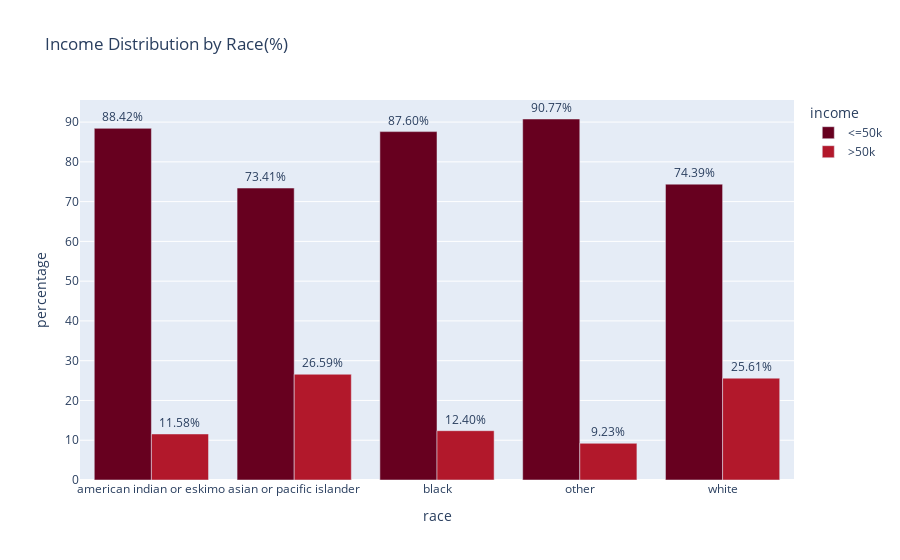

The notebook cell this image was saved under:
### Code cell
fig= px.bar(
    adult_df_income_race,
    x = 'race',
    y = 'percentage',
    color= 'income',
    title='Income Distribution by Race(%)',
    barmode = 'group',
    height=400,
    text= 'percentage',
    color_discrete_sequence=px.colors.sequential.RdBu,
)
fig.update_traces(texttemplate='%{text:.2f}%')
fig.update_traces(textposition='outside')
fig.update_layout()
fig.show()
fig.write_image(os.path.join(results_dir,'income_distribution_Native_region_race_chart.jpg'))
fig.write_image(os.path.join(results_dir,'income_distribution_Native_region_race_chart.png'))
fig.write_html(os.path.join(results_dir,'income_distribution_Native_region_race_chart.html'))

### Figure 1 — Plotly figure (JSON) as saved in the notebook; plotly's stock layout.template omitted (floating-point values rounded to 4 significant figures)
{"data": [{"alignmentgroup": "True", "hovertemplate": "income=<=50k<br>race=%{x}<br>percentage=%{text}<extra></extra>", "legendgroup": "<=50k", "marker": {"color": "rgb(103,0,31)", "pattern": {"shape": ""}}, "name": "<=50k", "offsetgroup": "<=50k", "orientation": "v", "showlegend": true, "text": [88.42, 73.41, 87.6, 90.77, 74.39], "textposition": "outside", "texttemplate": "%{text:.2f}%", "type": "bar", "x": ["american indian or eskimo", "asian or pacific islander", "black", "other", "white"], "xaxis": "x", "y": [88.42, 73.41, 87.6, 90.77, 74.39], "yaxis": "y"}, {"alignmentgroup": "True", "hovertemplate": "income=>50k<br>race=%{x}<br>percentage=%{text}<extra></extra>", "legendgroup": ">50k", "marker": {"color": "rgb(178,24,43)", "pattern": {"shape": ""}}, "name": ">50k", "offsetgroup": ">50k", "orientation": "v", "showlegend": true, "text": [11.58, 26.59, 12.4, 9.225, 25.61], "textposition": "outside", "texttemplate": "%{text:.2f}%", "type": "bar", "x": ["american indian or eskimo", "asian or pacific islander", "black", "other", "white"], "xaxis": "x", "y": [11.58, 26.59, 12.4, 9.225, 25.61], "yaxis": "y"}], "layout": {"autosize": true, "barmode": "group", "legend": {"title": {"text": "income"}, "tracegroupgap": 0}, "title": {"text": "Income Distribution by Race(%)"}, "xaxis": {"anchor": "y", "autorange": true, "domain": [0, 1], "range": [-0.5, 4.5], "title": {"text": "race"}, "type": "category"}, "yaxis": {"anchor": "x", "autorange": true, "domain": [0, 1], "range": [0, 95.55], "title": {"text": "percentage"}, "type": "linear"}}}
